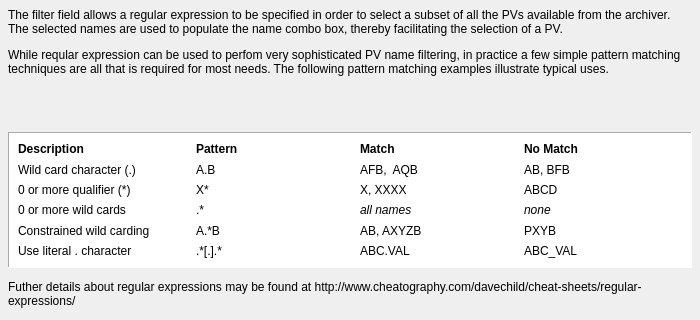
<?xml version="1.0" encoding="UTF-8"?>
<ui version="4.0">
 <class>QEPVNameFilterHelp</class>
 <widget class="QWidget" name="QEPVNameFilterHelp">
  <property name="geometry">
   <rect>
    <x>0</x>
    <y>0</y>
    <width>700</width>
    <height>320</height>
   </rect>
  </property>
  <property name="minimumSize">
   <size>
    <width>700</width>
    <height>320</height>
   </size>
  </property>
  <property name="maximumSize">
   <size>
    <width>700</width>
    <height>320</height>
   </size>
  </property>
  <property name="windowTitle">
   <string>PV Name Selection - Regular Expression Filtering</string>
  </property>
  <layout class="QVBoxLayout" name="verticalLayout">
   <property name="spacing">
    <number>6</number>
   </property>
   <property name="leftMargin">
    <number>8</number>
   </property>
   <property name="topMargin">
    <number>6</number>
   </property>
   <property name="rightMargin">
    <number>8</number>
   </property>
   <property name="bottomMargin">
    <number>6</number>
   </property>
   <item>
    <widget class="QLabel" name="label">
     <property name="minimumSize">
      <size>
       <width>684</width>
       <height>116</height>
      </size>
     </property>
     <property name="maximumSize">
      <size>
       <width>684</width>
       <height>116</height>
      </size>
     </property>
     <property name="text">
      <string>&lt;html&gt;&lt;head/&gt;&lt;body&gt;&lt;p&gt;The filter field allows a regular expression to be specified in order to select a subset of all the PVs available from the archiver. The selected names are used to populate the name combo box, thereby facilitating the selection of a PV.&lt;/p&gt;&lt;p&gt;While reqular expression can be used to perfom very sophisticated PV name filtering, in practice a few simple pattern matching techniques are all that is required for most needs. The following pattern matching examples illustrate typical uses.&lt;/p&gt;&lt;/body&gt;&lt;/html&gt;</string>
     </property>
     <property name="alignment">
      <set>Qt::AlignLeading|Qt::AlignLeft|Qt::AlignTop</set>
     </property>
     <property name="wordWrap">
      <bool>true</bool>
     </property>
     <property name="openExternalLinks">
      <bool>false</bool>
     </property>
    </widget>
   </item>
   <item>
    <widget class="QFrame" name="frame">
     <property name="minimumSize">
      <size>
       <width>0</width>
       <height>136</height>
      </size>
     </property>
     <property name="maximumSize">
      <size>
       <width>16777215</width>
       <height>136</height>
      </size>
     </property>
     <property name="font">
      <font>
       <pointsize>10</pointsize>
      </font>
     </property>
     <property name="styleSheet">
      <string notr="true">background-color: rgb(255, 255, 255);</string>
     </property>
     <property name="frameShape">
      <enum>QFrame::Panel</enum>
     </property>
     <property name="frameShadow">
      <enum>QFrame::Sunken</enum>
     </property>
     <layout class="QGridLayout" name="gridLayout">
      <item row="0" column="0">
       <widget class="QLabel" name="label_2">
        <property name="minimumSize">
         <size>
          <width>172</width>
          <height>0</height>
         </size>
        </property>
        <property name="font">
         <font>
          <weight>75</weight>
          <bold>true</bold>
         </font>
        </property>
        <property name="frameShape">
         <enum>QFrame::NoFrame</enum>
        </property>
        <property name="frameShadow">
         <enum>QFrame::Plain</enum>
        </property>
        <property name="text">
         <string>Description</string>
        </property>
        <property name="alignment">
         <set>Qt::AlignLeading|Qt::AlignLeft|Qt::AlignVCenter</set>
        </property>
       </widget>
      </item>
      <item row="0" column="1">
       <widget class="QLabel" name="label_3">
        <property name="font">
         <font>
          <weight>75</weight>
          <bold>true</bold>
         </font>
        </property>
        <property name="frameShape">
         <enum>QFrame::NoFrame</enum>
        </property>
        <property name="frameShadow">
         <enum>QFrame::Plain</enum>
        </property>
        <property name="text">
         <string>Pattern</string>
        </property>
        <property name="alignment">
         <set>Qt::AlignLeading|Qt::AlignLeft|Qt::AlignVCenter</set>
        </property>
       </widget>
      </item>
      <item row="0" column="2">
       <widget class="QLabel" name="label_4">
        <property name="font">
         <font>
          <weight>75</weight>
          <bold>true</bold>
         </font>
        </property>
        <property name="frameShape">
         <enum>QFrame::NoFrame</enum>
        </property>
        <property name="frameShadow">
         <enum>QFrame::Plain</enum>
        </property>
        <property name="text">
         <string>Match</string>
        </property>
        <property name="alignment">
         <set>Qt::AlignLeading|Qt::AlignLeft|Qt::AlignVCenter</set>
        </property>
       </widget>
      </item>
      <item row="0" column="3">
       <widget class="QLabel" name="label_5">
        <property name="font">
         <font>
          <weight>75</weight>
          <bold>true</bold>
         </font>
        </property>
        <property name="frameShape">
         <enum>QFrame::NoFrame</enum>
        </property>
        <property name="frameShadow">
         <enum>QFrame::Plain</enum>
        </property>
        <property name="text">
         <string>No Match</string>
        </property>
        <property name="alignment">
         <set>Qt::AlignLeading|Qt::AlignLeft|Qt::AlignVCenter</set>
        </property>
       </widget>
      </item>
      <item row="1" column="0">
       <widget class="QLabel" name="label_6">
        <property name="minimumSize">
         <size>
          <width>172</width>
          <height>0</height>
         </size>
        </property>
        <property name="frameShape">
         <enum>QFrame::NoFrame</enum>
        </property>
        <property name="frameShadow">
         <enum>QFrame::Plain</enum>
        </property>
        <property name="text">
         <string>Wild card character (.)</string>
        </property>
        <property name="alignment">
         <set>Qt::AlignLeading|Qt::AlignLeft|Qt::AlignVCenter</set>
        </property>
       </widget>
      </item>
      <item row="1" column="1">
       <widget class="QLabel" name="label_9">
        <property name="frameShape">
         <enum>QFrame::NoFrame</enum>
        </property>
        <property name="frameShadow">
         <enum>QFrame::Plain</enum>
        </property>
        <property name="text">
         <string>A.B</string>
        </property>
        <property name="alignment">
         <set>Qt::AlignLeading|Qt::AlignLeft|Qt::AlignVCenter</set>
        </property>
       </widget>
      </item>
      <item row="1" column="2">
       <widget class="QLabel" name="label_8">
        <property name="frameShape">
         <enum>QFrame::NoFrame</enum>
        </property>
        <property name="frameShadow">
         <enum>QFrame::Plain</enum>
        </property>
        <property name="text">
         <string>AFB,  AQB</string>
        </property>
        <property name="alignment">
         <set>Qt::AlignLeading|Qt::AlignLeft|Qt::AlignVCenter</set>
        </property>
       </widget>
      </item>
      <item row="1" column="3">
       <widget class="QLabel" name="label_7">
        <property name="frameShape">
         <enum>QFrame::NoFrame</enum>
        </property>
        <property name="frameShadow">
         <enum>QFrame::Plain</enum>
        </property>
        <property name="text">
         <string>AB, BFB</string>
        </property>
        <property name="alignment">
         <set>Qt::AlignLeading|Qt::AlignLeft|Qt::AlignVCenter</set>
        </property>
       </widget>
      </item>
      <item row="2" column="0">
       <widget class="QLabel" name="label_10">
        <property name="minimumSize">
         <size>
          <width>172</width>
          <height>0</height>
         </size>
        </property>
        <property name="frameShape">
         <enum>QFrame::NoFrame</enum>
        </property>
        <property name="frameShadow">
         <enum>QFrame::Plain</enum>
        </property>
        <property name="text">
         <string>0 or more qualifier (*)</string>
        </property>
        <property name="alignment">
         <set>Qt::AlignLeading|Qt::AlignLeft|Qt::AlignVCenter</set>
        </property>
       </widget>
      </item>
      <item row="2" column="1">
       <widget class="QLabel" name="label_13">
        <property name="frameShape">
         <enum>QFrame::NoFrame</enum>
        </property>
        <property name="frameShadow">
         <enum>QFrame::Plain</enum>
        </property>
        <property name="text">
         <string>X*</string>
        </property>
        <property name="alignment">
         <set>Qt::AlignLeading|Qt::AlignLeft|Qt::AlignVCenter</set>
        </property>
       </widget>
      </item>
      <item row="2" column="2">
       <widget class="QLabel" name="label_12">
        <property name="font">
         <font>
          <italic>false</italic>
         </font>
        </property>
        <property name="frameShape">
         <enum>QFrame::NoFrame</enum>
        </property>
        <property name="frameShadow">
         <enum>QFrame::Plain</enum>
        </property>
        <property name="text">
         <string>X, XXXX</string>
        </property>
        <property name="alignment">
         <set>Qt::AlignLeading|Qt::AlignLeft|Qt::AlignVCenter</set>
        </property>
       </widget>
      </item>
      <item row="2" column="3">
       <widget class="QLabel" name="label_11">
        <property name="font">
         <font>
          <italic>false</italic>
         </font>
        </property>
        <property name="frameShape">
         <enum>QFrame::NoFrame</enum>
        </property>
        <property name="frameShadow">
         <enum>QFrame::Plain</enum>
        </property>
        <property name="text">
         <string>ABCD</string>
        </property>
        <property name="alignment">
         <set>Qt::AlignLeading|Qt::AlignLeft|Qt::AlignVCenter</set>
        </property>
       </widget>
      </item>
      <item row="3" column="0">
       <widget class="QLabel" name="label_14">
        <property name="minimumSize">
         <size>
          <width>172</width>
          <height>0</height>
         </size>
        </property>
        <property name="frameShape">
         <enum>QFrame::NoFrame</enum>
        </property>
        <property name="frameShadow">
         <enum>QFrame::Plain</enum>
        </property>
        <property name="text">
         <string>0 or more wild cards</string>
        </property>
        <property name="alignment">
         <set>Qt::AlignLeading|Qt::AlignLeft|Qt::AlignVCenter</set>
        </property>
       </widget>
      </item>
      <item row="3" column="1">
       <widget class="QLabel" name="label_17">
        <property name="frameShape">
         <enum>QFrame::NoFrame</enum>
        </property>
        <property name="frameShadow">
         <enum>QFrame::Plain</enum>
        </property>
        <property name="text">
         <string>.*</string>
        </property>
        <property name="alignment">
         <set>Qt::AlignLeading|Qt::AlignLeft|Qt::AlignVCenter</set>
        </property>
       </widget>
      </item>
      <item row="3" column="2">
       <widget class="QLabel" name="label_16">
        <property name="font">
         <font>
          <italic>true</italic>
         </font>
        </property>
        <property name="frameShape">
         <enum>QFrame::NoFrame</enum>
        </property>
        <property name="frameShadow">
         <enum>QFrame::Plain</enum>
        </property>
        <property name="text">
         <string>all names</string>
        </property>
        <property name="alignment">
         <set>Qt::AlignLeading|Qt::AlignLeft|Qt::AlignVCenter</set>
        </property>
       </widget>
      </item>
      <item row="3" column="3">
       <widget class="QLabel" name="label_15">
        <property name="font">
         <font>
          <italic>true</italic>
         </font>
        </property>
        <property name="frameShape">
         <enum>QFrame::NoFrame</enum>
        </property>
        <property name="frameShadow">
         <enum>QFrame::Plain</enum>
        </property>
        <property name="text">
         <string>none</string>
        </property>
        <property name="alignment">
         <set>Qt::AlignLeading|Qt::AlignLeft|Qt::AlignVCenter</set>
        </property>
       </widget>
      </item>
      <item row="4" column="0">
       <widget class="QLabel" name="label_19">
        <property name="minimumSize">
         <size>
          <width>172</width>
          <height>0</height>
         </size>
        </property>
        <property name="frameShape">
         <enum>QFrame::NoFrame</enum>
        </property>
        <property name="frameShadow">
         <enum>QFrame::Plain</enum>
        </property>
        <property name="text">
         <string>Constrained wild carding</string>
        </property>
        <property name="alignment">
         <set>Qt::AlignLeading|Qt::AlignLeft|Qt::AlignVCenter</set>
        </property>
       </widget>
      </item>
      <item row="4" column="1">
       <widget class="QLabel" name="label_22">
        <property name="frameShape">
         <enum>QFrame::NoFrame</enum>
        </property>
        <property name="frameShadow">
         <enum>QFrame::Plain</enum>
        </property>
        <property name="text">
         <string>A.*B</string>
        </property>
        <property name="alignment">
         <set>Qt::AlignLeading|Qt::AlignLeft|Qt::AlignVCenter</set>
        </property>
       </widget>
      </item>
      <item row="4" column="2">
       <widget class="QLabel" name="label_20">
        <property name="frameShape">
         <enum>QFrame::NoFrame</enum>
        </property>
        <property name="frameShadow">
         <enum>QFrame::Plain</enum>
        </property>
        <property name="text">
         <string>AB, AXYZB</string>
        </property>
        <property name="alignment">
         <set>Qt::AlignLeading|Qt::AlignLeft|Qt::AlignVCenter</set>
        </property>
       </widget>
      </item>
      <item row="4" column="3">
       <widget class="QLabel" name="label_21">
        <property name="frameShape">
         <enum>QFrame::NoFrame</enum>
        </property>
        <property name="frameShadow">
         <enum>QFrame::Plain</enum>
        </property>
        <property name="text">
         <string>PXYB</string>
        </property>
        <property name="alignment">
         <set>Qt::AlignLeading|Qt::AlignLeft|Qt::AlignVCenter</set>
        </property>
       </widget>
      </item>
      <item row="5" column="0">
       <widget class="QLabel" name="label_24">
        <property name="minimumSize">
         <size>
          <width>172</width>
          <height>0</height>
         </size>
        </property>
        <property name="frameShape">
         <enum>QFrame::NoFrame</enum>
        </property>
        <property name="frameShadow">
         <enum>QFrame::Plain</enum>
        </property>
        <property name="text">
         <string>Use literal . character</string>
        </property>
        <property name="alignment">
         <set>Qt::AlignLeading|Qt::AlignLeft|Qt::AlignVCenter</set>
        </property>
       </widget>
      </item>
      <item row="5" column="1">
       <widget class="QLabel" name="label_25">
        <property name="frameShape">
         <enum>QFrame::NoFrame</enum>
        </property>
        <property name="frameShadow">
         <enum>QFrame::Plain</enum>
        </property>
        <property name="text">
         <string>.*[.].*</string>
        </property>
        <property name="alignment">
         <set>Qt::AlignLeading|Qt::AlignLeft|Qt::AlignVCenter</set>
        </property>
       </widget>
      </item>
      <item row="5" column="2">
       <widget class="QLabel" name="label_26">
        <property name="frameShape">
         <enum>QFrame::NoFrame</enum>
        </property>
        <property name="frameShadow">
         <enum>QFrame::Plain</enum>
        </property>
        <property name="text">
         <string>ABC.VAL</string>
        </property>
        <property name="alignment">
         <set>Qt::AlignLeading|Qt::AlignLeft|Qt::AlignVCenter</set>
        </property>
       </widget>
      </item>
      <item row="5" column="3">
       <widget class="QLabel" name="label_23">
        <property name="frameShape">
         <enum>QFrame::NoFrame</enum>
        </property>
        <property name="frameShadow">
         <enum>QFrame::Plain</enum>
        </property>
        <property name="text">
         <string>ABC_VAL</string>
        </property>
        <property name="alignment">
         <set>Qt::AlignLeading|Qt::AlignLeft|Qt::AlignVCenter</set>
        </property>
       </widget>
      </item>
     </layout>
    </widget>
   </item>
   <item>
    <widget class="QLabel" name="label_18">
     <property name="minimumSize">
      <size>
       <width>0</width>
       <height>36</height>
      </size>
     </property>
     <property name="maximumSize">
      <size>
       <width>16777215</width>
       <height>36</height>
      </size>
     </property>
     <property name="text">
      <string>&lt;html&gt;&lt;head/&gt;&lt;body&gt;&lt;p&gt;Futher details about regular expressions may be found at http://www.cheatography.com/davechild/cheat-sheets/regular-expressions/&lt;/p&gt;&lt;/body&gt;&lt;/html&gt;</string>
     </property>
     <property name="textFormat">
      <enum>Qt::RichText</enum>
     </property>
     <property name="wordWrap">
      <bool>true</bool>
     </property>
     <property name="openExternalLinks">
      <bool>true</bool>
     </property>
    </widget>
   </item>
  </layout>
 </widget>
 <resources/>
 <connections/>
</ui>
